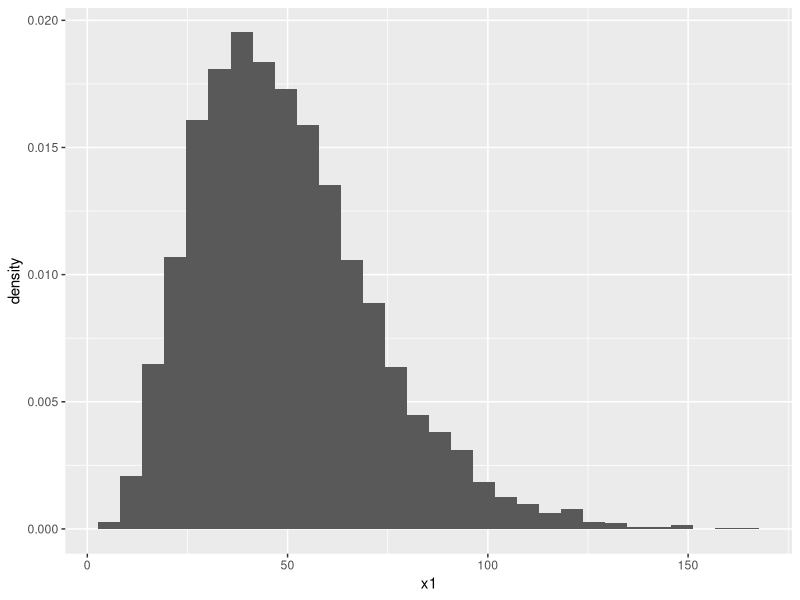

The R source for this figure:
# Simulating data with R - using RNG of different kinds of variables 


vector_poission <- rpois(100, 5)
# setting an object 
# poisson distribution of 100 values with a mean of 5 

# generating a mean average of this
mean(vector_poission)
# get a different number each time 

# setting the seed for repeatability 
set.seed(437842)

# labelling a poisson distribution 
# 100 with a mean of 5
vector_poission <- rpois(100, 5)

# mean value of this 
mean(vector_poission)
# different number? 

# APPLY FUNCTION 
# the sum of exponential gives a gamma distribution?? confirmed by simulation, covering helpful functions in R 

# want to AVOID for() loops , this is slower than working with apply()

# generate 5 samples from an 'exponential' with a rate parameter 0.1 - sum them together 

replicates <- 5000 # number of replicates 
exponentials <- 5 # number of exponential random variables in simulation 
rate_parameter <- 0.1 # the rate parameter 

# using set.seed for repeatability 
set.seed(0)

system.time( # measures execution time of how long code takes to run
  
  # from here is actual simulation code
  # labelling it as 'x1' 
  x1 <- replicate( # replicate will repeat a given expression
    replicates, sum(rexp(n=exponentials, rate = rate_parameter))
  )
)

# viewing data 
head(x1)

# viewing the frequency distribution 
library(ggplot2)

# making a plot 

plot_example <- ggplot(data.frame(x1), aes(x1))+
  geom_histogram(aes(y=..density..)) +
  stat_function(fun=function(x)dgamma(x, shape = exponentials, scale=1/rate),
                color="red", size=2)

# frequency disributions 
# positive distribution  

# LOOKING AT THIS FUNCTION

help(replicate)
# lapply(), sapply(), vapply()
# lapply returns a list of the same length as X, each element of which is the result of applying FUN to the corresponding element of X.

# related to functions apply() and tapply()

# trying sapply() instead 

# setting the seed for repeatability 
set.seed(0)

# using system time to measure code one 
system.time(
  x2 <- sapply # simplified version of lapply 
  (1:replicates, # meaning the values will be from 1: 5000 - determines how many times simulation is repeated
    function(i) # stand alone function? single function? 
      {sum(rexp(n = exponentials, rate= rate_parameter))})) 

# viewing the data 
head(x2)

# trying lapply() function
# gives in a list instead of simple 
system.time(
  x3 <- lapply(
    1: replicates,
    function(i)
    {sum(rexp(n = exponentials, rate = rate_parameter))}
  )
)



# viewing the data 
head(x3)

# applying a very simple function such as sum() - 
# make a matrix of all simulations, apply them to the functions appropriatley 
# use rowSums() and colSums()

# setting seed - so same each time 
set.seed(0)

# apply will apply the function to specified margins within the matrix 
system.time( 
  x4 <- apply( # using apply() function 
    matrix( # matrix() is __ filled with random numbers from a exponential distribution - should give columns 
      rexp(n = exponentials * replicates, rate = rate_parameter),nrow = exponentials,) ,# will generate exp * reps with specified rate parameter 
       2, sum)) # applies sum function to columns of matrix 
# 2 is default usually - so separating another 2 - is 4 



# viewing the data 
head(x4)



